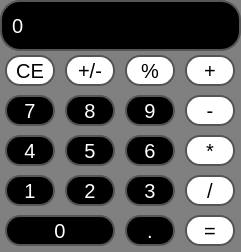
<?xml version="1.0" encoding="UTF-8"?>
<ui version="4.0">
 <class>MainWindow</class>
 <widget class="QMainWindow" name="MainWindow">
  <property name="geometry">
   <rect>
    <x>0</x>
    <y>0</y>
    <width>241</width>
    <height>252</height>
   </rect>
  </property>
  <property name="maximumSize">
   <size>
    <width>500</width>
    <height>400</height>
   </size>
  </property>
  <property name="windowTitle">
   <string>MainWindow</string>
  </property>
  <property name="styleSheet">
   <string notr="true">QMainWindow{
      background-color:gray;
}</string>
  </property>
  <widget class="QWidget" name="centralwidget">
   <widget class="QLabel" name="label">
    <property name="geometry">
     <rect>
      <x>0</x>
      <y>0</y>
      <width>241</width>
      <height>51</height>
     </rect>
    </property>
    <property name="maximumSize">
     <size>
      <width>400</width>
      <height>400</height>
     </size>
    </property>
    <property name="font">
     <font>
      <pointsize>-1</pointsize>
     </font>
    </property>
    <property name="styleSheet">
     <string notr="true">QLabel {
    color: white;
    background-color: black;
    font-size: 20px;
    border: 2px solid #555555;
    border-radius: 20px;
    padding: 5px;
    qproperty-alignment: 'AlignRight';
}
QLabel::hover{
    background-color: #2e2e2e;  
    border: 2px solid white;  
}
QLabel::pressed{
    background-color: gray;  
    border: 2px solid black;  
    
}</string>
    </property>
    <property name="text">
     <string>0</string>
    </property>
   </widget>
   <widget class="QPushButton" name="pushButton_CE">
    <property name="geometry">
     <rect>
      <x>0</x>
      <y>50</y>
      <width>60</width>
      <height>41</height>
     </rect>
    </property>
    <property name="maximumSize">
     <size>
      <width>60</width>
      <height>60</height>
     </size>
    </property>
    <property name="font">
     <font>
      <pointsize>-1</pointsize>
     </font>
    </property>
    <property name="styleSheet">
     <string notr="true">QPushButton {
    color: black;
    background-color: white;
    font-size: 20px;
    border: 2px solid #555555;
    border-radius: 15px;
    padding: 5px;
    qproperty-alignment: 'AlignCenter';
    margin:5px;
}
QPushButton::hover{
    background-color: #2e2e2e;  
    border: 2px solid white;  
}
QPushButton::pressed{
    color:white;
    background-color: black;  
    border: 2px solid white;  
    border-radius: 10;
}</string>
    </property>
    <property name="text">
     <string>CE</string>
    </property>
   </widget>
   <widget class="QPushButton" name="pushButton_posneg">
    <property name="geometry">
     <rect>
      <x>60</x>
      <y>50</y>
      <width>60</width>
      <height>41</height>
     </rect>
    </property>
    <property name="maximumSize">
     <size>
      <width>60</width>
      <height>60</height>
     </size>
    </property>
    <property name="font">
     <font>
      <pointsize>-1</pointsize>
     </font>
    </property>
    <property name="styleSheet">
     <string notr="true">QPushButton {
    color: black;
    background-color: white;
    font-size: 20px;
    border: 2px solid #555555;
    border-radius: 15px;
    padding: 5px;
    qproperty-alignment: 'AlignCenter';
    margin:5px;
}
QPushButton::hover{
    background-color: #2e2e2e;  
    border: 2px solid white;  
}
QPushButton::pressed{
    color:white;
    background-color: black;  
    border: 2px solid white;  
    border-radius: 10;
}</string>
    </property>
    <property name="text">
     <string>+/-</string>
    </property>
   </widget>
   <widget class="QPushButton" name="pushButton_percent">
    <property name="geometry">
     <rect>
      <x>120</x>
      <y>50</y>
      <width>60</width>
      <height>41</height>
     </rect>
    </property>
    <property name="maximumSize">
     <size>
      <width>60</width>
      <height>60</height>
     </size>
    </property>
    <property name="font">
     <font>
      <pointsize>-1</pointsize>
     </font>
    </property>
    <property name="styleSheet">
     <string notr="true">QPushButton {
    color: black;
    background-color: white;
    font-size: 20px;
    border: 2px solid #555555;
    border-radius: 15px;
    padding: 5px;
    qproperty-alignment: 'AlignCenter';
    margin:5px;
}
QPushButton::hover{
    background-color: #2e2e2e;  
    border: 2px solid white;  
}
QPushButton::pressed{
    color:white;
    background-color: black;  
    border: 2px solid white;  
    border-radius: 10;
}</string>
    </property>
    <property name="text">
     <string>%</string>
    </property>
   </widget>
   <widget class="QPushButton" name="pushButton_plus">
    <property name="geometry">
     <rect>
      <x>180</x>
      <y>50</y>
      <width>60</width>
      <height>41</height>
     </rect>
    </property>
    <property name="maximumSize">
     <size>
      <width>60</width>
      <height>60</height>
     </size>
    </property>
    <property name="font">
     <font>
      <pointsize>-1</pointsize>
     </font>
    </property>
    <property name="styleSheet">
     <string notr="true">QPushButton {
    color: black;
    background-color: white;
    font-size: 20px;
    border: 2px solid #555555;
    border-radius: 15px;
    padding: 5px;
    qproperty-alignment: 'AlignCenter';
    margin:5px;
}
QPushButton::hover{
    background-color: #2e2e2e;  
    border: 2px solid white;  
}
QPushButton::pressed{
    color:white;
    background-color: black;  
    border: 2px solid white;  
    border-radius: 10;
}</string>
    </property>
    <property name="text">
     <string>+</string>
    </property>
    <property name="checkable">
     <bool>true</bool>
    </property>
   </widget>
   <widget class="QPushButton" name="pushButton_8">
    <property name="geometry">
     <rect>
      <x>60</x>
      <y>90</y>
      <width>60</width>
      <height>41</height>
     </rect>
    </property>
    <property name="maximumSize">
     <size>
      <width>60</width>
      <height>60</height>
     </size>
    </property>
    <property name="font">
     <font>
      <pointsize>-1</pointsize>
     </font>
    </property>
    <property name="styleSheet">
     <string notr="true">QPushButton {
    color: white;
    background-color: black;
    font-size: 20px;
    border: 2px solid #555555;
    border-radius: 15px;
    padding: 5px;
    qproperty-alignment: 'AlignCenter';
    margin:5px;
}
QPushButton::hover{
    background-color: #2e2e2e;  
    border: 2px solid white;  
}</string>
    </property>
    <property name="text">
     <string>8</string>
    </property>
   </widget>
   <widget class="QPushButton" name="pushButton_minus">
    <property name="geometry">
     <rect>
      <x>180</x>
      <y>90</y>
      <width>60</width>
      <height>41</height>
     </rect>
    </property>
    <property name="maximumSize">
     <size>
      <width>60</width>
      <height>60</height>
     </size>
    </property>
    <property name="font">
     <font>
      <pointsize>-1</pointsize>
     </font>
    </property>
    <property name="styleSheet">
     <string notr="true">QPushButton {
    color: black;
    background-color: white;
    font-size: 20px;
    border: 2px solid #555555;
    border-radius: 15px;
    padding: 5px;
    qproperty-alignment: 'AlignCenter';
    margin:5px;
}
QPushButton::hover{
    background-color: #2e2e2e;  
    border: 2px solid white;  
}
QPushButton::pressed{
    color:white;
    background-color: black;  
    border: 2px solid white;  
    border-radius: 10;
}</string>
    </property>
    <property name="text">
     <string>-</string>
    </property>
    <property name="checkable">
     <bool>true</bool>
    </property>
   </widget>
   <widget class="QPushButton" name="pushButton_9">
    <property name="geometry">
     <rect>
      <x>120</x>
      <y>90</y>
      <width>60</width>
      <height>41</height>
     </rect>
    </property>
    <property name="maximumSize">
     <size>
      <width>60</width>
      <height>60</height>
     </size>
    </property>
    <property name="font">
     <font>
      <pointsize>-1</pointsize>
     </font>
    </property>
    <property name="styleSheet">
     <string notr="true">QPushButton {
    color: white;
    background-color: black;
    font-size: 20px;
    border: 2px solid #555555;
    border-radius: 15px;
    padding: 5px;
    qproperty-alignment: 'AlignCenter';
    margin:5px;
}
QPushButton::hover{
    background-color: #2e2e2e;  
    border: 2px solid white;  
}</string>
    </property>
    <property name="text">
     <string>9</string>
    </property>
   </widget>
   <widget class="QPushButton" name="pushButton_7">
    <property name="geometry">
     <rect>
      <x>0</x>
      <y>90</y>
      <width>60</width>
      <height>41</height>
     </rect>
    </property>
    <property name="maximumSize">
     <size>
      <width>60</width>
      <height>60</height>
     </size>
    </property>
    <property name="font">
     <font>
      <pointsize>-1</pointsize>
     </font>
    </property>
    <property name="styleSheet">
     <string notr="true">QPushButton {
    color: white;
    background-color: black;
    font-size: 20px;
    border: 2px solid #555555;
    border-radius: 15px;
    padding: 5px;
    qproperty-alignment: 'AlignCenter';
    margin:5px;
}
QPushButton::hover{
    background-color: #2e2e2e;  
    border: 2px solid white;  
}</string>
    </property>
    <property name="text">
     <string>7</string>
    </property>
   </widget>
   <widget class="QPushButton" name="pushButton_6">
    <property name="geometry">
     <rect>
      <x>120</x>
      <y>130</y>
      <width>60</width>
      <height>41</height>
     </rect>
    </property>
    <property name="maximumSize">
     <size>
      <width>60</width>
      <height>60</height>
     </size>
    </property>
    <property name="font">
     <font>
      <pointsize>-1</pointsize>
     </font>
    </property>
    <property name="styleSheet">
     <string notr="true">QPushButton {
    color: white;
    background-color: black;
    font-size: 20px;
    border: 2px solid #555555;
    border-radius: 15px;
    padding: 5px;
    qproperty-alignment: 'AlignCenter';
    margin:5px;
}
QPushButton::hover{
    background-color: #2e2e2e;  
    border: 2px solid white;  
}</string>
    </property>
    <property name="text">
     <string>6</string>
    </property>
   </widget>
   <widget class="QPushButton" name="pushButton_5">
    <property name="geometry">
     <rect>
      <x>60</x>
      <y>130</y>
      <width>60</width>
      <height>41</height>
     </rect>
    </property>
    <property name="maximumSize">
     <size>
      <width>60</width>
      <height>60</height>
     </size>
    </property>
    <property name="font">
     <font>
      <pointsize>-1</pointsize>
     </font>
    </property>
    <property name="styleSheet">
     <string notr="true">QPushButton {
    color: white;
    background-color: black;
    font-size: 20px;
    border: 2px solid #555555;
    border-radius: 15px;
    padding: 5px;
    qproperty-alignment: 'AlignCenter';
    margin:5px;
}
QPushButton::hover{
    background-color: #2e2e2e;  
    border: 2px solid white;  
}</string>
    </property>
    <property name="text">
     <string>5</string>
    </property>
   </widget>
   <widget class="QPushButton" name="pushButton_multi">
    <property name="geometry">
     <rect>
      <x>180</x>
      <y>130</y>
      <width>60</width>
      <height>41</height>
     </rect>
    </property>
    <property name="maximumSize">
     <size>
      <width>60</width>
      <height>60</height>
     </size>
    </property>
    <property name="font">
     <font>
      <pointsize>-1</pointsize>
     </font>
    </property>
    <property name="styleSheet">
     <string notr="true">QPushButton {
    color: black;
    background-color: white;
    font-size: 20px;
    border: 2px solid #555555;
    border-radius: 15px;
    padding: 5px;
    qproperty-alignment: 'AlignCenter';
    margin:5px;
}
QPushButton::hover{
    background-color: #2e2e2e;  
    border: 2px solid white;  
}
QPushButton::pressed{
    color:white;
    background-color: black;  
    border: 2px solid white;  
    border-radius: 10;
}</string>
    </property>
    <property name="text">
     <string>*</string>
    </property>
    <property name="checkable">
     <bool>true</bool>
    </property>
   </widget>
   <widget class="QPushButton" name="pushButton_4">
    <property name="geometry">
     <rect>
      <x>0</x>
      <y>130</y>
      <width>60</width>
      <height>41</height>
     </rect>
    </property>
    <property name="maximumSize">
     <size>
      <width>60</width>
      <height>60</height>
     </size>
    </property>
    <property name="font">
     <font>
      <pointsize>-1</pointsize>
     </font>
    </property>
    <property name="styleSheet">
     <string notr="true">QPushButton {
    color: white;
    background-color: black;
    font-size: 20px;
    border: 2px solid #555555;
    border-radius: 15px;
    padding: 5px;
    qproperty-alignment: 'AlignCenter';
    margin:5px;
}
QPushButton::hover{
    background-color: #2e2e2e;  
    border: 2px solid white;  
}</string>
    </property>
    <property name="text">
     <string>4</string>
    </property>
   </widget>
   <widget class="QPushButton" name="pushButton_div">
    <property name="geometry">
     <rect>
      <x>180</x>
      <y>170</y>
      <width>60</width>
      <height>41</height>
     </rect>
    </property>
    <property name="maximumSize">
     <size>
      <width>60</width>
      <height>60</height>
     </size>
    </property>
    <property name="font">
     <font>
      <pointsize>-1</pointsize>
     </font>
    </property>
    <property name="styleSheet">
     <string notr="true">QPushButton {
    color: black;
    background-color: white;
    font-size: 20px;
    border: 2px solid #555555;
    border-radius: 15px;
    padding: 5px;
    qproperty-alignment: 'AlignCenter';
    margin:5px;
}
QPushButton::hover{
    background-color: #2e2e2e;  
    border: 2px solid white;  
}
QPushButton::pressed{
    color:white;
    background-color: black;  
    border: 2px solid white;  
    border-radius: 10;
}</string>
    </property>
    <property name="text">
     <string>/</string>
    </property>
    <property name="checkable">
     <bool>true</bool>
    </property>
   </widget>
   <widget class="QPushButton" name="pushButton_3">
    <property name="geometry">
     <rect>
      <x>120</x>
      <y>170</y>
      <width>60</width>
      <height>41</height>
     </rect>
    </property>
    <property name="maximumSize">
     <size>
      <width>60</width>
      <height>60</height>
     </size>
    </property>
    <property name="font">
     <font>
      <pointsize>-1</pointsize>
     </font>
    </property>
    <property name="styleSheet">
     <string notr="true">QPushButton {
    color: white;
    background-color: black;
    font-size: 20px;
    border: 2px solid #555555;
    border-radius: 15px;
    padding: 5px;
    qproperty-alignment: 'AlignCenter';
    margin:5px;
}
QPushButton::hover{
    background-color: #2e2e2e;  
    border: 2px solid white;  
}</string>
    </property>
    <property name="text">
     <string>3</string>
    </property>
   </widget>
   <widget class="QPushButton" name="pushButton_1">
    <property name="geometry">
     <rect>
      <x>0</x>
      <y>170</y>
      <width>60</width>
      <height>41</height>
     </rect>
    </property>
    <property name="maximumSize">
     <size>
      <width>60</width>
      <height>60</height>
     </size>
    </property>
    <property name="font">
     <font>
      <pointsize>-1</pointsize>
     </font>
    </property>
    <property name="styleSheet">
     <string notr="true">QPushButton {
    color: white;
    background-color: black;
    font-size: 20px;
    border: 2px solid #555555;
    border-radius: 15px;
    padding: 5px;
    qproperty-alignment: 'AlignCenter';
    margin:5px;
}
QPushButton::hover{
    background-color: #2e2e2e;  
    border: 2px solid white;  
}</string>
    </property>
    <property name="text">
     <string>1</string>
    </property>
   </widget>
   <widget class="QPushButton" name="pushButton_2">
    <property name="geometry">
     <rect>
      <x>60</x>
      <y>170</y>
      <width>60</width>
      <height>41</height>
     </rect>
    </property>
    <property name="maximumSize">
     <size>
      <width>60</width>
      <height>60</height>
     </size>
    </property>
    <property name="font">
     <font>
      <pointsize>-1</pointsize>
     </font>
    </property>
    <property name="styleSheet">
     <string notr="true">QPushButton {
    color: white;
    background-color: black;
    font-size: 20px;
    border: 2px solid #555555;
    border-radius: 15px;
    padding: 5px;
    qproperty-alignment: 'AlignCenter';
    margin:5px;
}
QPushButton::hover{
    background-color: #2e2e2e;  
    border: 2px solid white;  
}</string>
    </property>
    <property name="text">
     <string>2</string>
    </property>
   </widget>
   <widget class="QPushButton" name="pushButton_0">
    <property name="geometry">
     <rect>
      <x>0</x>
      <y>210</y>
      <width>120</width>
      <height>41</height>
     </rect>
    </property>
    <property name="maximumSize">
     <size>
      <width>120</width>
      <height>60</height>
     </size>
    </property>
    <property name="font">
     <font>
      <pointsize>-1</pointsize>
     </font>
    </property>
    <property name="styleSheet">
     <string notr="true">QPushButton {
    color: white;
    background-color: black;
    font-size: 20px;
    border: 2px solid #555555;
    border-radius: 15px;
    padding: 5px;
    qproperty-alignment: 'AlignCenter';
    margin:5px;
}
QPushButton::hover{
    background-color: #2e2e2e;  
    border: 2px solid white;  
}</string>
    </property>
    <property name="text">
     <string>0</string>
    </property>
   </widget>
   <widget class="QPushButton" name="pushButton_dot">
    <property name="geometry">
     <rect>
      <x>120</x>
      <y>210</y>
      <width>60</width>
      <height>41</height>
     </rect>
    </property>
    <property name="maximumSize">
     <size>
      <width>60</width>
      <height>60</height>
     </size>
    </property>
    <property name="font">
     <font>
      <pointsize>-1</pointsize>
     </font>
    </property>
    <property name="styleSheet">
     <string notr="true">QPushButton {
    color: white;
    background-color: black;
    font-size: 20px;
    border: 2px solid #555555;
    border-radius: 15px;
    padding: 5px;
    qproperty-alignment: 'AlignCenter';
    margin:5px;
}
QPushButton::hover{
    background-color: #2e2e2e;  
    border: 2px solid white;  
}</string>
    </property>
    <property name="text">
     <string>.</string>
    </property>
   </widget>
   <widget class="QPushButton" name="pushButton_equal">
    <property name="geometry">
     <rect>
      <x>180</x>
      <y>210</y>
      <width>60</width>
      <height>41</height>
     </rect>
    </property>
    <property name="maximumSize">
     <size>
      <width>60</width>
      <height>60</height>
     </size>
    </property>
    <property name="font">
     <font>
      <pointsize>-1</pointsize>
     </font>
    </property>
    <property name="styleSheet">
     <string notr="true">QPushButton {
    color: black;
    background-color: white;
    font-size: 20px;
    border: 2px solid #555555;
    border-radius: 15px;
    padding: 5px;
    qproperty-alignment: 'AlignCenter';
    margin:5px;
}
QPushButton::hover{
    background-color: #2e2e2e;  
    border: 2px solid white;  
}
QPushButton::pressed{
    color:white;
    background-color: black;  
    border: 2px solid white;  
    border-radius: 10;
}</string>
    </property>
    <property name="text">
     <string>=</string>
    </property>
    <property name="checkable">
     <bool>true</bool>
    </property>
   </widget>
  </widget>
 </widget>
 <resources/>
 <connections/>
</ui>
